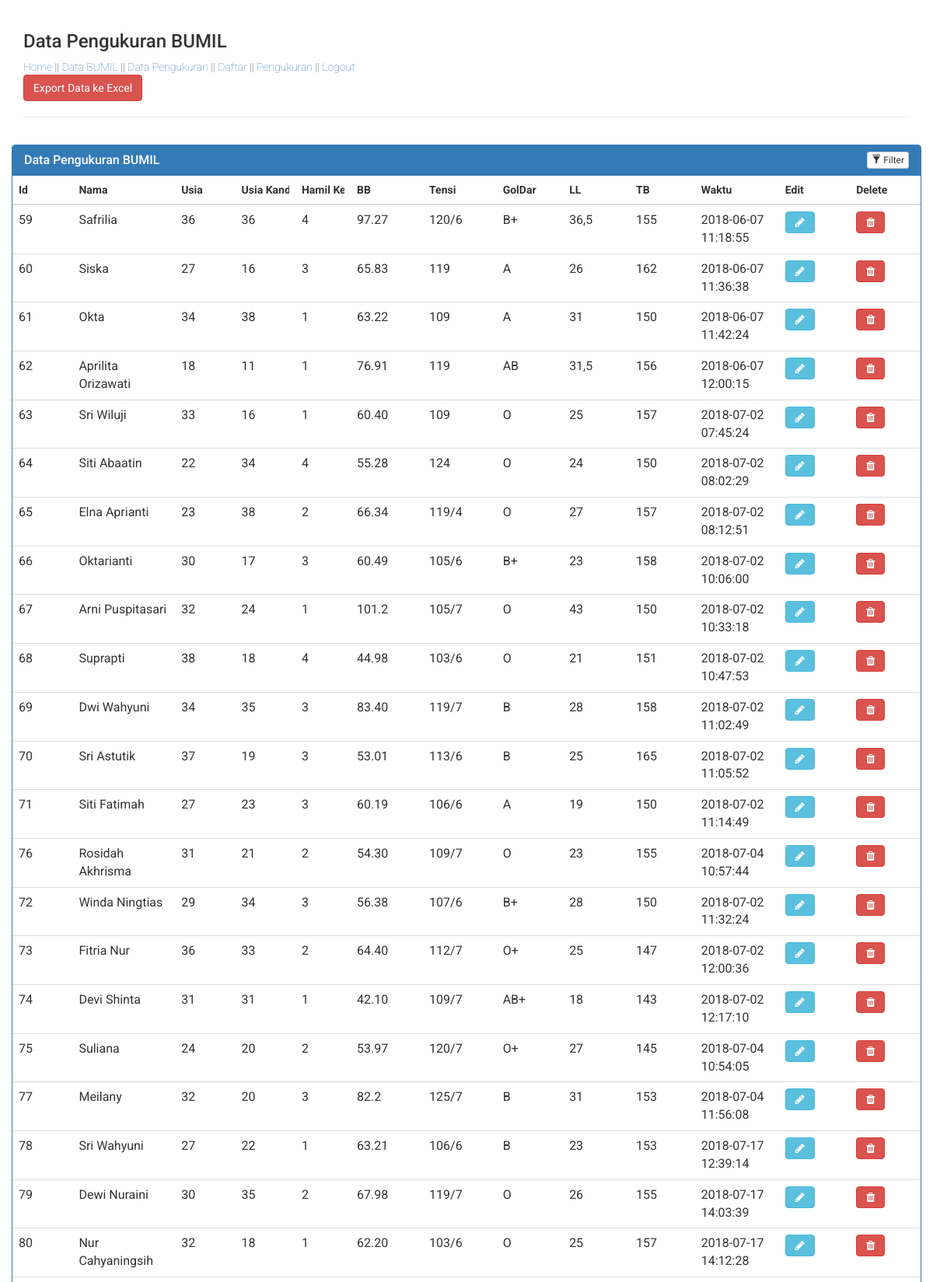
Page /formDataPengukuran.php (signed in, upper part) on the committed database.
### tables this page shows
CREATE TABLE `tblpengukuran` (
  `id` int(11) NOT NULL,
  `rfid` varchar(20) NOT NULL,
  `hamilke` varchar(5) NOT NULL,
  `usiakandungan` varchar(10) NOT NULL,
  `beratbadan` varchar(5) NOT NULL,
  `tensi` varchar(5) NOT NULL,
  `goldar` varchar(5) NOT NULL,
  `lingkarlengan` varchar(5) NOT NULL,
  `tinggibadan` varchar(5) NOT NULL,
  `waktu` varchar(20) NOT NULL
);

CREATE TABLE `tbldaftarbumil` (
  `id` int(11) NOT NULL,
  `rfid` varchar(20) NOT NULL,
  `nama` varchar(50) NOT NULL,
  `nikIstri` varchar(50) NOT NULL,
  `namaSuami` varchar(50) NOT NULL,
  `nikSuami` varchar(50) NOT NULL,
  `usia` varchar(5) NOT NULL,
  `alamat` varchar(50) NOT NULL,
  `waktu` varchar(20) NOT NULL
);

### formDataPengukuran.php (the view, shortened to what this page needs)
<?php
	include "connect.php";
?>
<html>
	<head>
		<link rel="stylesheet" href="css/font-awesome.min.css">
		<link rel="stylesheet" href="css/carousel.css">
		<link rel="stylesheet" href="css/footer.css">
		<link rel="stylesheet" href="https://cdnjs.cloudflare.com/ajax/libs/animate.css/3.5.2/animate.min.css">
		<link rel="stylesheet" href="css/glyphicons.css">
		<link href="css/bootstrap.min.css" rel="stylesheet">
		<link href="css/ie10-viewport-bug-workaround.css" rel="stylesheet">
		<link href="css/justified-nav.css" rel="stylesheet">
		<link href="//netdna.bootstrapcdn.com/bootstrap/3.1.0/css/bootstrap.min.css" rel="stylesheet" id="bootstrap-css">
	</head>
	<body>
			<div class="container">
			<h3>Data Pengukuran BUMIL</h3>
			<div><span ><a  href="index.php">Home</a></span> || <span ><a  href="formDataBumil.php">Data BUMIL</a></span>
			    || <span ><a href="formDataPengukuran.php">Data Pengukuran</a></span> ||
				<span ><a href="formRegister.php">Daftar</a></span> ||
				<span ><a href="formPengukuran.php">Pengukuran</a></span> ||
			    <?php
			        if(!empty($_SESSION["admin"]))
			        {
			            ?>
			            <span ><a  href="index.php?logout=q">Logout</a></span>
			            <?php
			        }
			        else
			        {
			            ?>
			            <span ><a  href="login.php">Login</a></span>
			            <?php
			        }
			    ?>
			</div>
				<a href="downloadDataPengukuranBumil.php"><button class="btn btn-danger">Export Data ke Excel</button></a>
			<hr>
			<div class="row">
				<div class="panel panel-primary filterable">
					<div class="panel-heading">
						<h3 class="panel-title">Data Pengukuran BUMIL</h3>
						<div class="pull-right">
							<button class="btn btn-default btn-xs btn-filter"><span class="glyphicon glyphicon-filter"></span> Filter</button>
						</div>
					</div>
					<table class="table">
						<thead>
							<tr class="filters">
								<th><input type="text" class="form-control" placeholder="Id" disabled></th>
								<th><input type="text" class="form-control" placeholder="Nama" disabled></th>
								<th><input type="text" class="form-control" placeholder="Usia" disabled></th>
								<th><input type="text" class="form-control" placeholder="Usia Kandungan" disabled></th>
								<th><input type="text" class="form-control" placeholder="Hamil Ke" disabled></th>
								<th><input type="text" class="form-control" placeholder="BB" disabled></th>
								<th><input type="text" class="form-control" placeholder="Tensi" disabled></th>
								<th><input type="text" class="form-control" placeholder="GolDar" disabled></th>
								<th><input type="text" class="form-control" placeholder="LL" disabled></th>
								<th><input type="text" class="form-control" placeholder="TB" disabled></th>
								<th><input type="text" class="form-control" placeholder="Waktu" disabled></th>
								<th><input type="text" class="form-control" placeholder="Edit" disabled></th>
								<th><input type="text" class="form-control" placeholder="Delete" disabled></th>
							</tr>
						</thead>
						<tbody>
							<?php
								$getData = mysqli_query($link, "SELECT * FROM tbldaftarbumil");
								while($valData = mysqli_fetch_array($getData) )
								{
							?>
							<tr>
								<?php
									$getRfidUser = $valData["rfid"];
									$getUkur = mysqli_query($link, "SELECT * FROM tblpengukuran WHERE rfid = '$getRfidUser'");
									while($valUkur = mysqli_fetch_array($getUkur))
									{
								?>
								<td><?php echo $valUkur["id"]; ?></td>
								<td><?php echo $valData["nama"]; ?></td>
								<td><?php echo $valData["usia"]; ?></td>
								<td><?php echo $valUkur["usiakandungan"]; ?></td>
								<td><?php echo $valUkur["hamilke"]; ?></td>
								<td><?php echo $valUkur["beratbadan"]; ?></td>
								<td><?php echo $valUkur["tensi"]; ?></td>
								<td><?php echo $valUkur["goldar"]; ?></td>
								<td><?php echo $valUkur["lingkarlengan"]; ?></td>
								<td><?php echo $valUkur["tinggibadan"]; ?></td>
								<td><?php echo $valUkur["waktu"]; ?></td>
								<td> <a href="editFormPengukuran.php?rfidBumil=<?php echo $valUkur["id"]; ?>"class="btn btn-info"><em class="fa fa-pencil"></em></a></td>
								<td> <a href="?idBumil=<?php echo $valUkur["id"]; ?>"class="btn btn-danger"><em class="fa fa-trash"></em></a></td>
							</tr>
							<?php
									}
								}
							?>
						</tbody>
					</table>
				</div>
			</div>
		</div>
	</body>
</html>

### css/carousel.css (style rules this page uses)
.carousel-inner,.carousel,.item,.container,.fill { height:100%; width:100%; background-position:center center; background-size:cover; }

### css/justified-nav.css (style rules this page uses)
body { padding-top: 20px; }

### formDataPengukuran.php (style rules this page uses)
body { font-family: "Roboto", helvetica, arial, sans-serif; font-size: 14px; font-weight: 100; text-rendering: optimizeLegibility; }
.filterable { margin-top: 15px; }
.filterable .panel-heading .pull-right { margin-top: -20px; }
.filterable .filters input[disabled] { background-color: transparent; border: none; cursor: auto; box-shadow: none; padding: 0; height: auto; }

### rows in the picture
tbldaftarbumil: nama "Safrilia", usia "36"
tblpengukuran: id "59", usiakandungan "36", hamilke "4", beratbadan "97.27", tensi "120/6", goldar "B+", lingkarlengan "36,5", tinggibadan "155", waktu "2018-06-07 11:18:55"
tbldaftarbumil: nama "Siska", usia "27"
tblpengukuran: id "60", usiakandungan "16", hamilke "3", beratbadan "65.83", tensi "119", goldar "A", lingkarlengan "26", tinggibadan "162", waktu "2018-06-07 11:36:38"
tbldaftarbumil: nama "Okta", usia "34"
tblpengukuran: id "61", usiakandungan "38", hamilke "1", beratbadan "63.22", tensi "109", goldar "A", lingkarlengan "31", tinggibadan "150", waktu "2018-06-07 11:42:24"
tbldaftarbumil: nama "Aprilita Orizawati", usia "18"
tblpengukuran: id "62", usiakandungan "11", hamilke "1", beratbadan "76.91", tensi "119", goldar "AB", lingkarlengan "31,5", tinggibadan "156", waktu "2018-06-07 12:00:15"
tbldaftarbumil: nama "Sri Wiluji", usia "33"
tblpengukuran: id "63", usiakandungan "16", hamilke "1", beratbadan "60.40", tensi "109", goldar "O", lingkarlengan "25", tinggibadan "157", waktu "2018-07-02 07:45:24"
tbldaftarbumil: nama "Siti Abaatin", usia "22"
tblpengukuran: id "64", usiakandungan "34", hamilke "4", beratbadan "55.28", tensi "124", goldar "O", lingkarlengan "24", tinggibadan "150", waktu "2018-07-02 08:02:29"
tbldaftarbumil: nama "Elna Aprianti", usia "23"
tblpengukuran: id "65", usiakandungan "38", hamilke "2", beratbadan "66.34", tensi "119/4", goldar "O", lingkarlengan "27", tinggibadan "157", waktu "2018-07-02 08:12:51"
tbldaftarbumil: nama "Oktarianti", usia "30"
tblpengukuran: id "66", usiakandungan "17", hamilke "3", beratbadan "60.49", tensi "105/6", goldar "B+", lingkarlengan "23", tinggibadan "158", waktu "2018-07-02 10:06:00"
tbldaftarbumil: nama "Arni Puspitasari", usia "32"
tblpengukuran: id "67", usiakandungan "24", hamilke "1", beratbadan "101.2", tensi "105/7", goldar "O", lingkarlengan "43", tinggibadan "150", waktu "2018-07-02 10:33:18"
tbldaftarbumil: nama "Suprapti", usia "38"
tblpengukuran: id "68", usiakandungan "18", hamilke "4", beratbadan "44.98", tensi "103/6", goldar "O", lingkarlengan "21", tinggibadan "151", waktu "2018-07-02 10:47:53"
tbldaftarbumil: nama "Dwi Wahyuni", usia "34"
tblpengukuran: id "69", usiakandungan "35", hamilke "3", beratbadan "83.40", tensi "119/7", goldar "B", lingkarlengan "28", tinggibadan "158", waktu "2018-07-02 11:02:49"
tbldaftarbumil: nama "Sri Astutik", usia "37"
tblpengukuran: id "70", usiakandungan "19", hamilke "3", beratbadan "53.01", tensi "113/6", goldar "B", lingkarlengan "25", tinggibadan "165", waktu "2018-07-02 11:05:52"
tbldaftarbumil: nama "Siti Fatimah", usia "27"
tblpengukuran: id "71", usiakandungan "23", hamilke "3", beratbadan "60.19", tensi "106/6", goldar "A", lingkarlengan "19", tinggibadan "150", waktu "2018-07-02 11:14:49"
tbldaftarbumil: nama "Rosidah Akhrisma", usia "31"
tblpengukuran: id "76", usiakandungan "21", hamilke "2", beratbadan "54.30", tensi "109/7", goldar "O", lingkarlengan "23", tinggibadan "155", waktu "2018-07-04 10:57:44"
tbldaftarbumil: nama "Winda Ningtias", usia "29"
tblpengukuran: id "72", usiakandungan "34", hamilke "3", beratbadan "56.38", tensi "107/6", goldar "B+", lingkarlengan "28", tinggibadan "150", waktu "2018-07-02 11:32:24"
tbldaftarbumil: nama "Fitria Nur", usia "36"
tblpengukuran: id "73", usiakandungan "33", hamilke "2", beratbadan "64.40", tensi "112/7", goldar "O+", lingkarlengan "25", tinggibadan "147", waktu "2018-07-02 12:00:36"
tbldaftarbumil: nama "Devi Shinta", usia "31"
tblpengukuran: id "74", usiakandungan "31", hamilke "1", beratbadan "42.10", tensi "109/7", goldar "AB+", lingkarlengan "18", tinggibadan "143", waktu "2018-07-02 12:17:10"
tbldaftarbumil: nama "Suliana", usia "24"
tblpengukuran: id "75", usiakandungan "20", hamilke "2", beratbadan "53.97", tensi "120/7", goldar "O+", lingkarlengan "27", tinggibadan "145", waktu "2018-07-04 10:54:05"
tbldaftarbumil: nama "Meilany", usia "32"
tblpengukuran: id "77", usiakandungan "20", hamilke "3", beratbadan "82.2", tensi "125/7", goldar "B", lingkarlengan "31", tinggibadan "153", waktu "2018-07-04 11:56:08"
tbldaftarbumil: nama "Sri Wahyuni", usia "27"
tblpengukuran: id "78", usiakandungan "22", hamilke "1", beratbadan "63.21", tensi "106/6", goldar "B", lingkarlengan "23", tinggibadan "153", waktu "2018-07-17 12:39:14"
tbldaftarbumil: nama "Dewi Nuraini", usia "30"
tblpengukuran: id "79", usiakandungan "35", hamilke "2", beratbadan "67.98", tensi "119/7", goldar "O", lingkarlengan "26", tinggibadan "155", waktu "2018-07-17 14:03:39"
tbldaftarbumil: nama "Nur Cahyaningsih", usia "32"
tblpengukuran: id "80", usiakandungan "18", hamilke "1", beratbadan "62.20", tensi "103/6", goldar "O", lingkarlengan "25", tinggibadan "157", waktu "2018-07-17 14:12:28"
